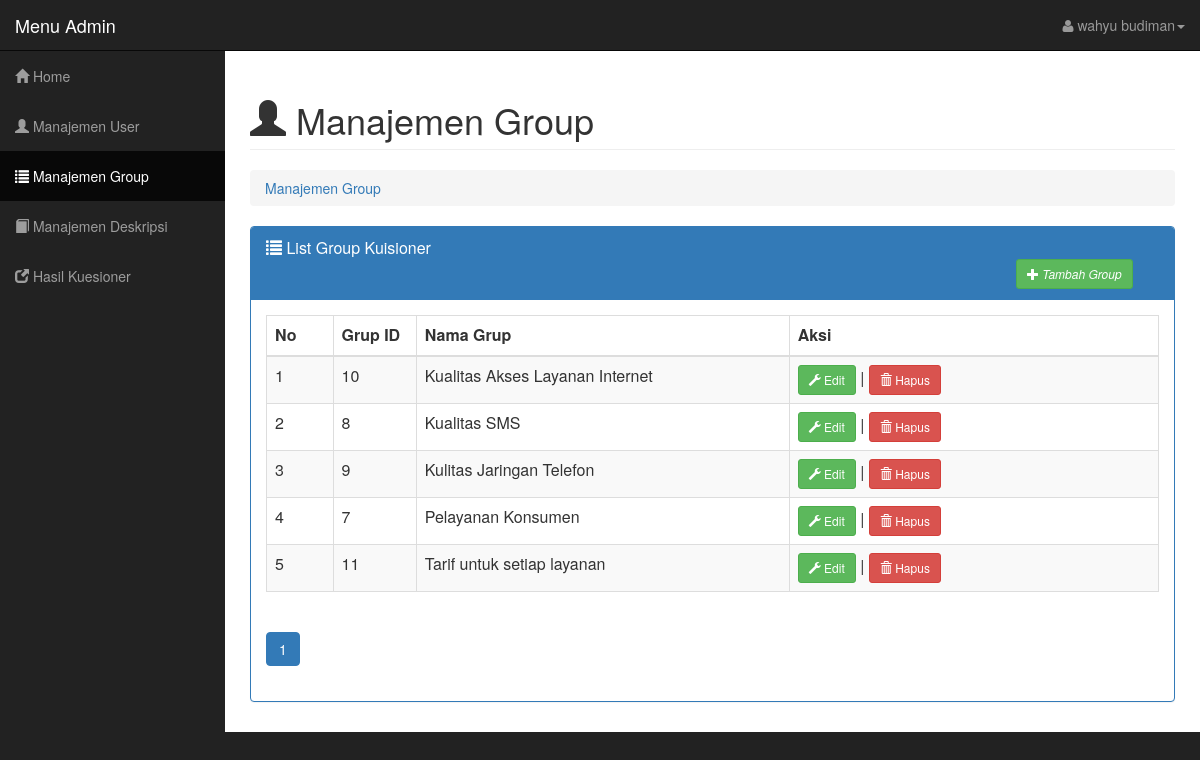
Screenshot of /adminweb/master.php?module=group (signed in) with the database file from the repository.
### tables this page shows
CREATE TABLE `tgroup` (
  `groupId` int(11) NOT NULL,
  `groupName` varchar(255) NOT NULL,
  `CreatedDate` datetime NOT NULL,
  `CreatedUser` int(11) NOT NULL,
  `ModifiedDate` datetime NOT NULL,
  `ModifiedUser` int(11) NOT NULL
);

### adminweb/modul/mod_group/group.php (the view, shortened to what this page needs)
<?php
$aksi = "modul/mod_group/aksi_group.php";
switch($_GET[act]){
	default:
	?>
	<div class="row">
	    <div class="col-lg-12">
	        <h1 class="page-header">
	            <i class="glyphicon glyphicon-user"></i> Manajemen Group
	        </h1>
	        <ol class="breadcrumb">
	            <li class="active">
	                 <a href="master.php?module=group">Manajemen Group</a>
	            </li>
	        </ol>
	    </div>
	</div>
	<div class="panel panel-primary">
		<div class="panel-heading">
			<div class="panel-title"><span class="glyphicon glyphicon-list"></span> List Group Kuisioner <i style="margin-left:750px;"><?php if($_SESSION['level']=="Super"){?><button class="btn btn-success btn-sm " onclick="window.location.href='?module=group&act=tambahgroup'"><span class="glyphicon glyphicon-plus"></span> Tambah Group</button></i><?php } ?></div>
		</div>
		<div class="panel-body">
			<table id="tablekonten" class="table table-striped table-bordered table-responsive" style="">
				<thead>
					<th width="1%"><div id="konten">No</div></th>
					<th width="1%"><div id="konten">Grup ID</div></th>
					<th width="10%"><div id="konten">Nama Grup</div></th>
					<th width="10%"><div id="konten">Aksi</div></th>
				</thead>
				<tbody>
					<?php
						$p      = new PagingGroup();
						$batas  = 10;
						$posisi = $p->cariPosisi($batas);
					    $tampil = mysql_query("SELECT * FROM tgroup order by groupName asc limit $posisi,$batas");
					    $no =$posisi+1;
						while ($data = mysql_fetch_array($tampil)){
							?>
							<tr>
								<td><div id="kontentd"><?php echo $no; ?></div></td>
								<td><div id="kontentd"><?php echo $data['groupId'];?></div></td>
								<td><div id="kontentd"><?php echo $data['groupName'];?></div></td>
								<td><?php if($_SESSION['level']=="Super"){?><div id="kontentd"><a href="?module=group&act=editgroup&id=<?php echo $data['groupId'];?>"><button class="btn btn-success btn-sm" ><span class="glyphicon glyphicon-wrench"></span> Edit</button></a> | <a href="<?php echo $aksi;?>?module=group&act=hapus&id=<?php echo $data['groupId'];?>"><button class="btn btn-danger btn-sm" onclick="return confirm('Hapus Grup?')" ><span class="glyphicon glyphicon-trash"></span> Hapus</button></a></div><?php } ?>
								</td>
							</tr>
							<?php
							$no++;
						}
						$jmldata = mysql_num_rows(mysql_query("SELECT * FROM tgroup"));
						$jmlhalaman  = $p->jumlahHalaman($jmldata, $batas);
						$linkHalaman = $p->navHalaman($_GET[halaman], $jmlhalaman);
					?>
				</tbody>
			</table>
				<ul class="pagination">
					<?php echo "$linkHalaman"; ?>
				</ul>
		</div>
	</div>
	<?php
	break;
	?>
    <?php
}
?>

### css/sb-admin.css (style rules this page uses)
body { margin-top: 100px; background-color: #222; }
@media (min-width:768px) { body { margin-top: 50px; } }

### rows the page displays
tgroup: groupId "10", groupName "Kualitas Akses Layanan Internet"
tgroup: groupId "8", groupName "Kualitas SMS"
tgroup: groupId "9", groupName "Kulitas Jaringan Telefon"
tgroup: groupId "7", groupName "Pelayanan Konsumen"
tgroup: groupId "11", groupName "Tarif untuk setiap layanan"

### other values shown
$_SESSION[fullname] "wahyu budiman"
